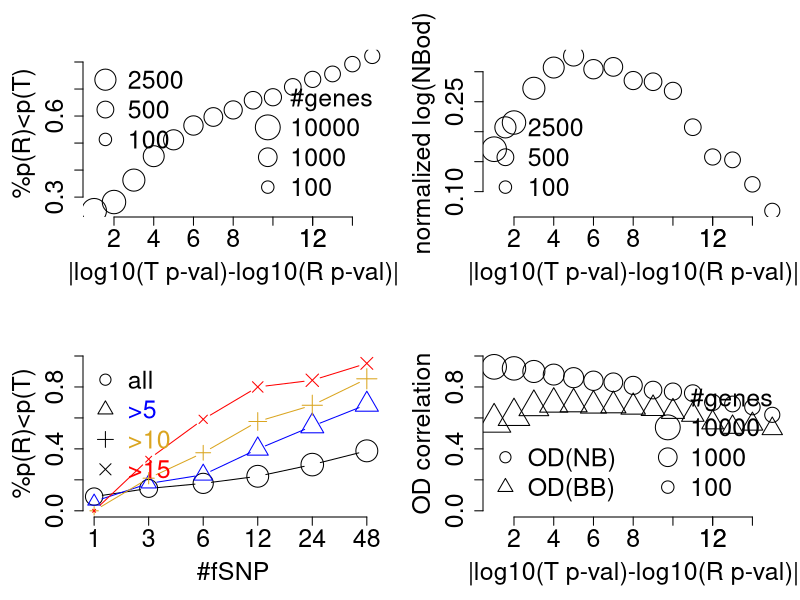
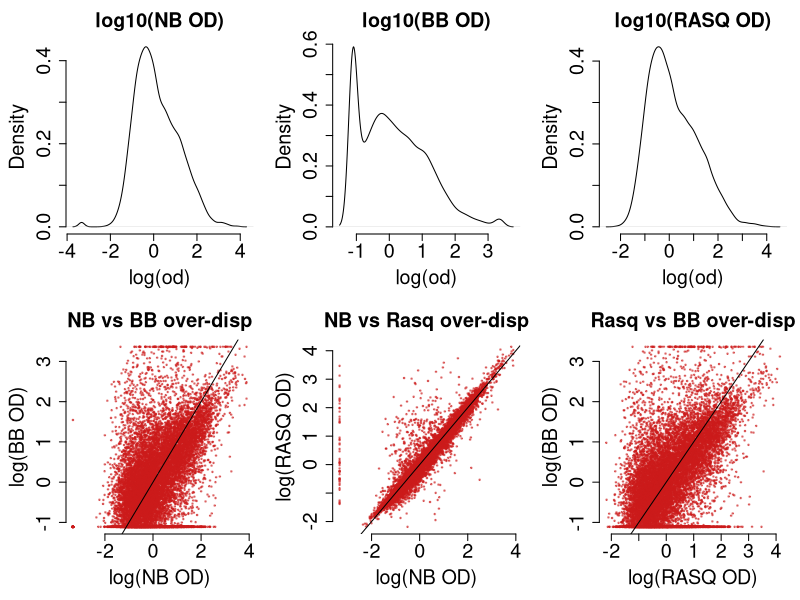
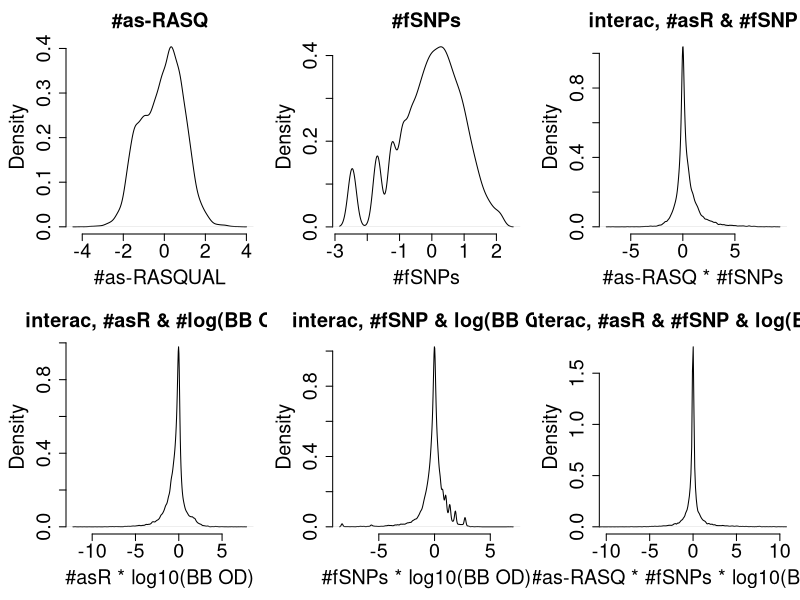
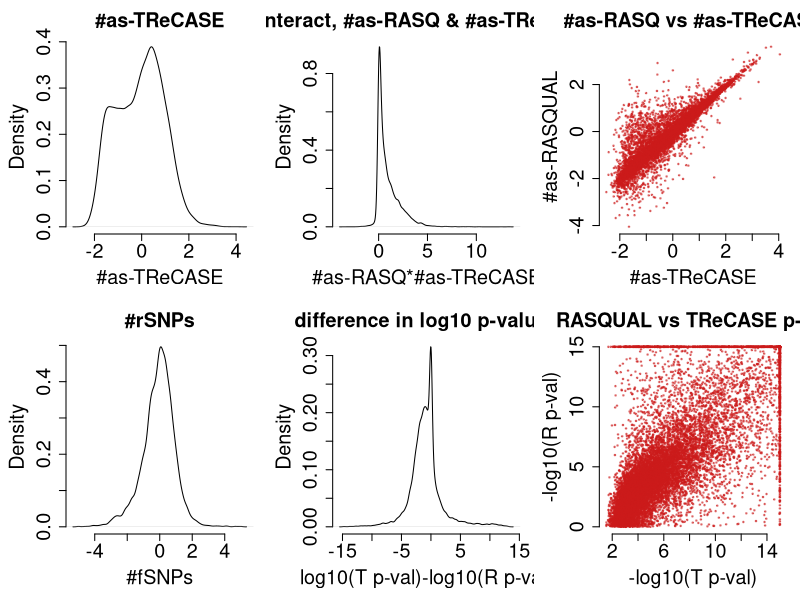
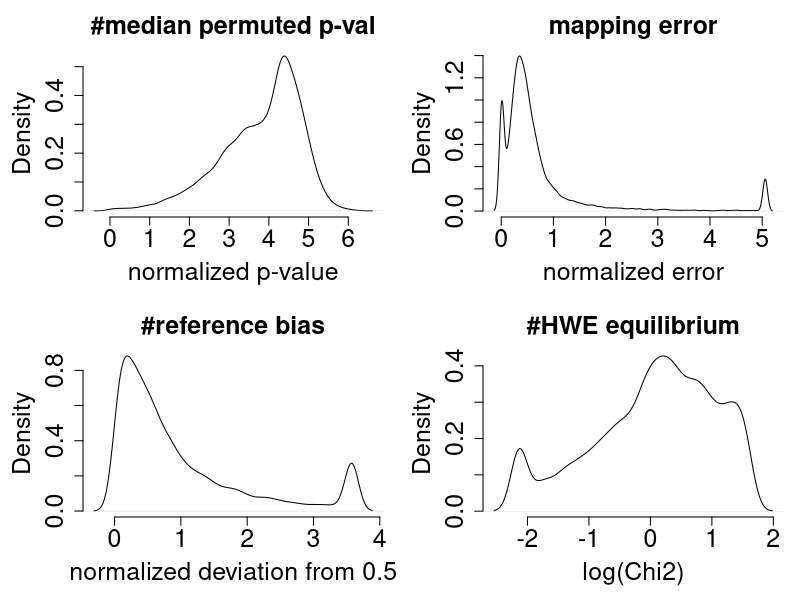
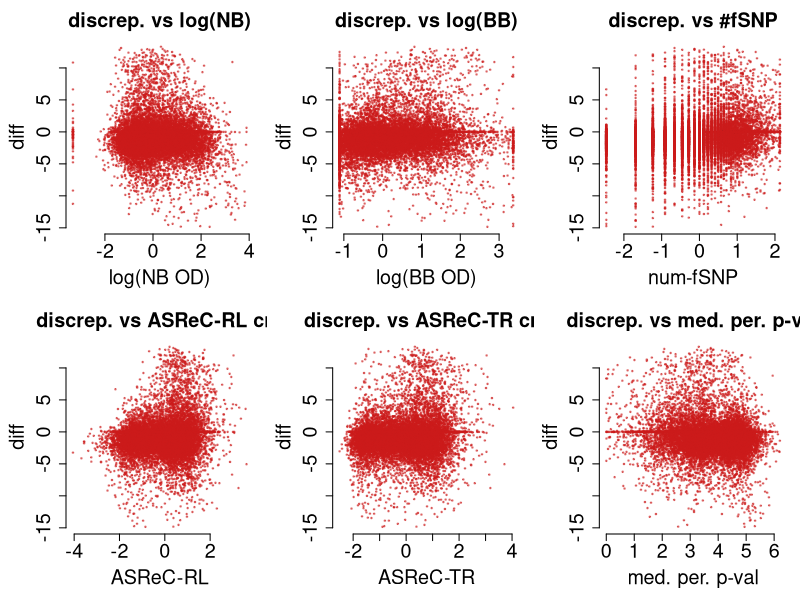
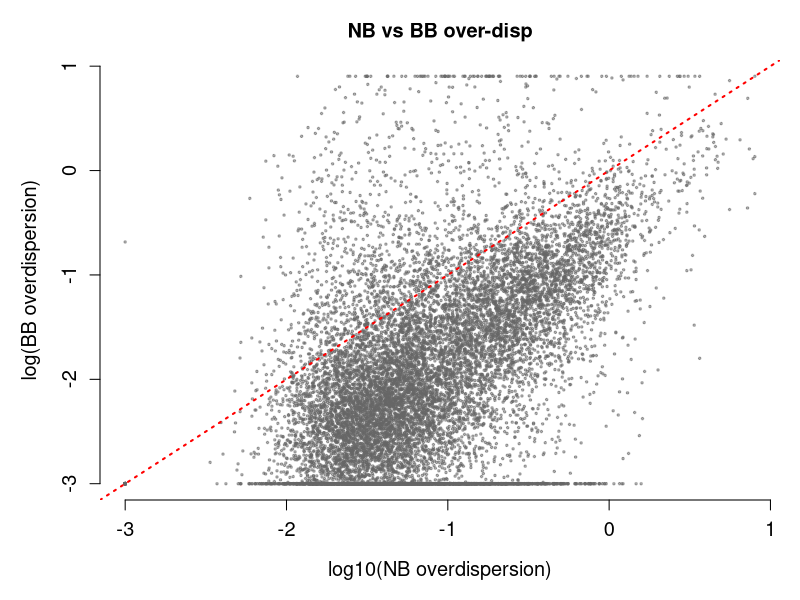
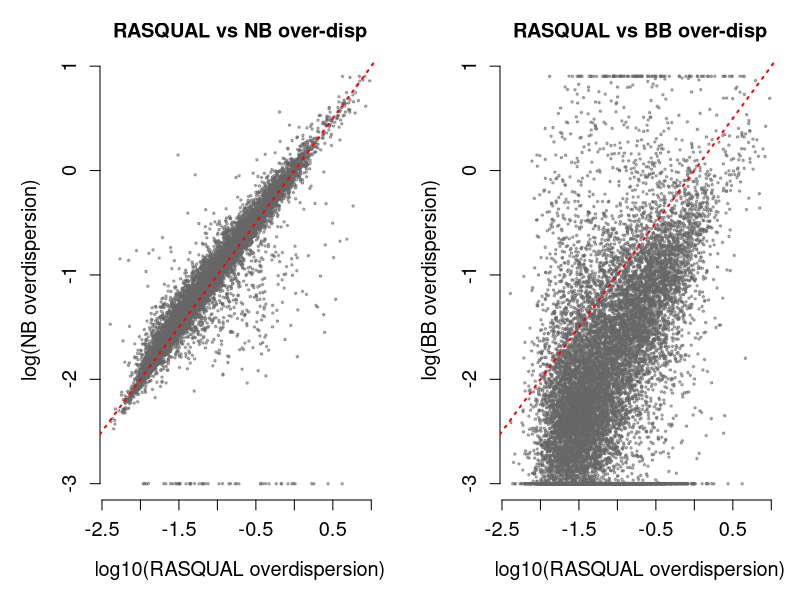

Write R code to recreate these figures, in order.
## ---- chunk 1
rasq = read.csv("linear_model_cov.csv")
rasq = rasq[!is.na(rasq$pvalT),]
dim(rasq)
rasq[1:2,]

rasq$qvalR = 10^rasq$qval
rasq$qvalT[rasq$qvalT<1e-100] = 1e-100
rasq$qvalR[rasq$qvalR<1e-100] = 1e-100
rasq$pvalT[rasq$pvalT<1e-100] = 1e-100
rasq$pvalR[rasq$pvalR<1e-100] = 1e-100
dim(rasq)

#rasq$rnlt = -log10(rasq$qvalR)
#rasq$tnlt = -log10(rasq$qvalT)
rasq$rnlt = -log10(rasq$pvalR)
rasq$tnlt = -log10(rasq$pvalT)

cent = function(x){
  med = median(x)
  (x-med)
}
norm = function(x){
  sd = sd(x)
  x/sd
}

odNB = rasq$odNB; odNB[odNB<1e-3]=1e-3; odNB[odNB>8]=8; 
odBB = rasq$odBB; odBB[odBB<1e-3]=1e-3; odBB[odBB>8]=8
odR = rasq$OD
lodNBp = log10(odNB); 
lodBBp = log10(odBB); 
lodRp = -log10(odR);
lodNB = cent(norm(lodNBp)); 
lodBB = cent(norm(lodBBp)); 
lodR = cent(norm(lodRp));



hiR = function(cuts, y){
   kp = abs(y)>cuts
   c(mean(y[kp]>0), sum(kp)) 
}
#show RASQUAL 
GfSNP = rasq$NfSNP
GfSNP[rasq$NfSNP>1]=3
GfSNP[rasq$NfSNP>2]=6
GfSNP[rasq$NfSNP>4]=12
GfSNP[rasq$NfSNP>8]=24
GfSNP[rasq$NfSNP>16]=48
cutoff = 25
rasq$rnlt[rasq$rnlt>cutoff] = cutoff
rasq$tnlt[rasq$tnlt>cutoff] = cutoff
y = rasq$rnlt-rasq$tnlt
z = y>0
kp0 = abs(y)>=0
kp1 = abs(y)>=1
kp5 = abs(y)>=5
kp10 = abs(y)>=10
kp15 = abs(y)>=15

ag0 = aggregate(z[kp0], by=list(GfSNP[kp0]), FUN=mean)
ag1 = aggregate(z[kp1], by=list(GfSNP[kp1]), FUN=mean)
ag5 = aggregate(z[kp5], by=list(GfSNP[kp5]), FUN=mean)
ag10 = aggregate(z[kp10], by=list(GfSNP[kp10]), FUN=mean)
ag15 = aggregate(z[kp15], by=list(GfSNP[kp15]), FUN=mean)

cg0 = aggregate(rep(1,sum(kp0)), by=list(GfSNP[kp0]), FUN=sum)
cg1 = aggregate(rep(1,sum(kp1)), by=list(GfSNP[kp1]), FUN=sum)
cg5 = aggregate(rep(1,sum(kp5)), by=list(GfSNP[kp5]), FUN=sum)
cg10 = aggregate(rep(1,sum(kp10)), by=list(GfSNP[kp10]), FUN=sum)
cg15 = aggregate(rep(1,sum(kp15)), by=list(GfSNP[kp15]), FUN=sum)
ind = 1:15
frR = sapply(ind, hiR, y=y)

numg = cors = cors2 = odnb = rep(0, length(ind))
for(i in ind){
  kpi = abs(y)>i
  numg[i] = sum(kpi)
  cors[i] = round((cor(lodR[kpi], lodNB[kpi])),2)
  cors2[i] = round((cor(lodR[kpi], lodBB[kpi])),2)
  odnb[i] = mean(lodNB[kpi])
}

## ---- chunk 2
cexes = 1.8
par(mfrow=c(2,2))
par(mar=c(5,5,3,1))

plot(ind, frR[1,], xlab="|log10(T p-val)-log10(R p-val)|", ylab="%p(R)<p(T)", 
main="", bty="n", cex.main=cexes, cex.lab=cexes, cex.axis=cexes, cex=log10(frR[2,]))
legend("bottomright", legend=c("#genes", 10^(4:2)), pt.cex=c(1, 4:2), 
       cex=cexes, bty="n", pch=c(NA, 1,1,1))
legend("topleft", legend=c(2500, 500, 100), pt.cex=log10(c(2500, 500, 100)), 
       cex=cexes, bty="n", pch=c(1,1,1))
axis(1, at=c(12), 12, cex.axis=cexes)

plot(ind, odnb, xlab="|log10(T p-val)-log10(R p-val)|", ylab="normalized log(NBod)", 
main="", bty="n", cex.main=cexes, cex.lab=cexes, cex.axis=cexes, cex=log10(frR[2,]))
legend("bottomleft", legend=c(2500, 500, 100), pt.cex=log10(c(2500, 500, 100)), 
       cex=cexes, bty="n", pch=c(1,1,1))
axis(1, at=c(12), 12, cex.axis=cexes)


x = 1:6
plot(x, ag0[,2], ylim=c(0,1), type="b", xlab="#fSNP", ylab="%p(R)<p(T)", 
      main="", bty="n", xaxt="n", cex=log10(cg0[,2]), 
      xlim=c(1,6.1), cex.main=cexes, cex.lab=cexes, cex.axis=cexes)
points(x, ag5[,2], col="blue", type="b", pch=2, cex=log10(cg5[,2]))
points(x, ag10[,2], col="goldenrod", type="b", pch=3, cex=log10(cg10[,2]))
points(x, ag15[,2], col="red", type="b", pch=4, cex=log10(cg15[,2]))
axis(1, at=x, ag0[,1], cex.lab=cexes, cex.axis=cexes)
legend("topleft", legend=c("all",">5", ">10", ">15"), 
text.col=c("black", "blue", "goldenrod", "red"), pch=c(1:4), bty="n", cex=cexes)


plot(ind, cors, cex=log10(numg), pch=1, bty="n", xlab="|log10(T p-val)-log10(R p-val)|", 
ylab="OD correlation", main="", cex.main=cexes, cex.lab=cexes, cex.axis=cexes, ylim=c(0,1))
points(ind, cors2, cex=log10(numg), pch=2)
axis(1, at=c(12), 12, cex.axis=cexes)
legend("bottomleft", c("OD(NB)", "OD(BB)"), bty="n", pch=c(1,2), cex=cexes)
legend("bottomright", legend=c("#genes", 10^(4:2)), 
       pt.cex=c(1, 4:2), cex=cexes, bty="n", pch=c(NA, 1,1,1))

## ---- chunk 3
#prepare covariates

NfSNP = rasq$NfSNP;
NfSNP[rasq$NfSNP>=60] = 60;
NfSNP = log(NfSNP)
NfSNP = cent(norm(NfSNP))

NrSNP = rasq$NrSNP;
NrSNP = log(NrSNP)
NrSNP = cent(norm(NrSNP))
NrSNP[NrSNP< -5] = -5
NrSNP[NrSNP> +5] =  5
#hist(NrSNP)

af = rasq$AF
af = norm(af)

hwec2 = rasq$HWEChisq; hwec2[hwec2<1e-2]=1e-2; hwec2[hwec2>30]=30;hwec2=log(hwec2)
hwec2 = norm(hwec2)

derr = rasq$DeltaErr; derr[derr<1e-10]=1e-10; derr[derr>0.01]=0.01
derr = norm(derr)
phib = abs(rasq$PhiBias-.5); phib[phib>.1]=.1
phib = norm(phib)

asT = rasq$asT
asT = cent(norm(log(asT)))

asR = cent(norm(log(rasq$asR)))

cutoff = 15
rasq$rnlt[rasq$rnlt>cutoff] = cutoff
rasq$tnlt[rasq$tnlt>cutoff] = cutoff
y = rasq$rnlt-rasq$tnlt


mpp = rasq$mpp
mpp[mpp<1e-5] = 1e-5
mpp = norm(mpp)

#interactions
i12 = asR*NfSNP
i13 = asR*lodBB
i23 = NfSNP*lodBB
i123 = asR*lodBB*NfSNP
#i123[i123< -10] = -10
#i123[i123>  10] = 10
ia14 = asT*asR
## ---- chunk 4
par(mfrow=c(2,3))
par(mar=c(5,5,3,1))

plot(density(lodNB), bty="n", main="log10(NB OD)", 
     xlab="log(od)", cex.main=cexes, cex.lab=cexes, cex.axis=cexes)
plot(density(lodBB), bty="n", main="log10(BB OD)", 
     xlab="log(od)", cex.main=cexes, cex.lab=cexes, cex.axis=cexes)
plot(density(lodR), bty="n", main="log10(RASQ OD)",
     xlab="log(od)", cex.main=cexes, cex.lab=cexes, cex.axis=cexes)
plot(lodNB, lodBB, main="NB vs BB over-disp", pch=20, cex=0.5, col=rgb(0.8,0.1,0.1,0.5), bty="n",
     xlab="log(NB OD)", ylab="log(BB OD)", cex.main=cexes, cex.lab=cexes, cex.axis=cexes)
abline(a=0, b=1)
plot(lodNB, lodR, main="NB vs Rasq over-disp", pch=20, cex=0.5, col=rgb(0.8,0.1,0.1,0.5), bty="n",
     xlab="log(NB OD)", ylab="log(RASQ OD)", cex.main=cexes, cex.lab=cexes, cex.axis=cexes)
abline(a=0, b=1)
plot(lodR, lodBB, main="Rasq vs BB over-disp", pch=20, cex=0.5, col=rgb(0.8,0.1,0.1,0.5), bty="n",
     xlab="log(RASQ OD)", ylab="log(BB OD)", cex.main=cexes, cex.lab=cexes, cex.axis=cexes)
abline(a=0, b=1)

## ---- chunk 5
par(mfrow=c(2,3))
par(mar=c(5,5,3,1))

plot(density(asR), bty="n", main="#as-RASQ", xlab="#as-RASQUAL", cex.main=cexes, cex.lab=cexes, cex.axis=cexes)
plot(density(NfSNP), bty="n", main="#fSNPs", xlab="#fSNPs", cex.main=cexes, cex.lab=cexes, cex.axis=cexes)
#plot(density(NrSNP), bty="n", main="#rSNPs", xlab="#fSNPs", cex.main=cexes, cex.lab=cexes, cex.axis=cexes)
plot(density(i12), bty="n", main="interac, #asR & #fSNP", 
     xlab="#as-RASQ * #fSNPs", cex.main=cexes, cex.lab=cexes, cex.axis=cexes)
plot(density(i13), bty="n", main="interac, #asR & #log(BB OD)", 
     xlab="#asR * log10(BB OD)", cex.main=cexes, cex.lab=cexes, cex.axis=cexes)
plot(density(i23), bty="n", main="interac, #fSNP & log(BB OD)", 
     xlab="#fSNPs * log10(BB OD)", cex.main=cexes, cex.lab=cexes, cex.axis=cexes)
plot(density(i123), bty="n", main="interac, #asR & #fSNP & log(BB OD0", xlim=c(-10,10),
     xlab="#as-RASQ * #fSNPs * log10(BB OD)", , cex.main=cexes, cex.lab=cexes, cex.axis=cexes)

## ---- chunk 6
par(mfrow=c(2,3))
par(mar=c(5,5,3,1))

plot(density(asT), bty="n", main="#as-TReCASE", 
     xlab="#as-TReCASE", cex.main=cexes, cex.lab=cexes, cex.axis=cexes)
plot(density(ia14), bty="n", main="interact, #as-RASQ & #as-TReCASE", 
     xlab="#as-RASQ*#as-TReCASE", cex.main=cexes, cex.lab=cexes, cex.axis=cexes)
plot(asT, asR, bty="n", main="#as-RASQ vs #as-TReCASE", pch=20, cex=0.5, col=rgb(0.8,0.1,0.1,0.5), bty="n", 
              xlab="#as-TReCASE", ylab="#as-RASQUAL", cex.main=cexes, cex.lab=cexes, cex.axis=cexes)

plot(density(NrSNP), bty="n", main="#rSNPs", 
     xlab="#fSNPs", cex.main=cexes, cex.lab=cexes, cex.axis=cexes)
plot(density(y), bty="n", main="difference in log10 p-values", 
     xlab="log10(T p-val)-log10(R p-val)", cex.main=cexes, cex.lab=cexes, cex.axis=cexes)
plot(rasq$tnlt, rasq$rnlt, bty="n", main="RASQUAL vs TReCASE p-val", pch=20, cex=0.5, col=rgb(0.8,0.1,0.1,0.5), bty="n", 
              xlab="-log10(T p-val)", ylab="-log10(R p-val)", cex.main=cexes, cex.lab=cexes, cex.axis=cexes)
#rasq$rnlt-rasq$tnlt") - negative implies TReCASE is more significant

## ---- chunk 7
par(mfrow=c(2,2))
par(mar=c(5,5,3,1))
plot(density(mpp), bty="n", main="#median permuted p-val", 
     xlab="normalized p-value", cex.main=cexes, cex.lab=cexes, cex.axis=cexes)
plot(density(derr), bty="n", main="mapping error", 
     xlab="normalized error", cex.main=cexes, cex.lab=cexes, cex.axis=cexes)
plot(density(phib), bty="n", main="#reference bias", 
     xlab="normalized deviation from 0.5", cex.main=cexes, cex.lab=cexes, cex.axis=cexes)
plot(density(hwec2), bty="n", main="#HWE equilibrium", 
     xlab="log(Chi2)", cex.main=cexes, cex.lab=cexes, cex.axis=cexes)
## ---- chunk 8
par(mfrow=c(2,3))
par(mar=c(5,5,3,1))

plot(lodNB, y, main="discrep. vs log(NB)", ylab="diff", pch=20, cex=0.5, col=rgb(0.8,0.1,0.1,0.5), 
     xlab="log(NB OD)", cex.main=cexes,  cex.lab=cexes, cex.axis=cexes, bty="n")
plot(lodBB, y, main="discrep. vs log(BB)", ylab="diff", pch=20, cex=0.5, col=rgb(0.8,0.1,0.1,0.5),  
     xlab="log(BB OD)", cex.main=cexes, cex.lab=cexes, cex.axis=cexes, bty="n")
plot(NfSNP, y, main="discrep. vs #fSNP", ylab="diff", pch=20, cex=0.5, col=rgb(0.8,0.1,0.1,0.5), 
     xlab="num-fSNP", cex.main=cexes, cex.lab=cexes, cex.axis=cexes, bty="n")
plot(asR, y, main="discrep. vs ASReC-RL cnt", ylab="diff",  pch=20, cex=0.5, col=rgb(0.8,0.1,0.1,0.5),
     xlab="ASReC-RL", cex.main=cexes, cex.lab=cexes,cex.axis=cexes, bty="n")
plot(asT, y, main="discrep. vs ASReC-TR cnt", ylab="diff",  pch=20, cex=0.5, col=rgb(0.8,0.1,0.1,0.5),
     xlab="ASReC-TR", cex.main=cexes, cex.lab=cexes, cex.axis=cexes, bty="n")
plot(mpp, y, main="discrep. vs med. per. p-val", ylab="diff",  pch=20, cex=0.5, col=rgb(0.8,0.1,0.1,0.5), 
     xlab="med. per. p-val", cex.main=cexes, cex.lab=cexes, cex.axis=cexes, bty="n")

## ---- chunk 9
#a function to fit model on a subset of genes

subset_fit = function(kp, digits=3){
  nms = c("log(OD_BB)", "ASReC_R", "n-fSNP", "ASReC_R:n-fSNP", "ASReC_R:log(OD_BB)",
   "n-fSNP:log(OD_BB)", "ASReC_R:n-fSNP:log(OD_BB)", "n-rSNP", "log(OD_NB)",
   "ASReC_T", "ASReC_T:ASReC_R", "AF", "Chi2-HWEC", "Map.Err", "Ref.Bias", "Med(perm-p)") 
  lm.2 = lm(y[kp]~lodBB[kp]+asR[kp]+NfSNP[kp]
             +i12[kp]+i13[kp]+i23[kp]+i123[kp]
             +NrSNP[kp]+lodNB[kp]+asT[kp]+ia14[kp]
             +af[kp]+hwec2[kp]+derr[kp]+phib[kp]+mpp[kp])
  names(lm.2$coefficients)[-1] = nms
  
  
  
  library(car)
  an.1 = anova(lm.2)
  tss = sum(an.1[,2])
  an.3 = Anova(lm.2, type="3")
  ano3 = cbind(round(100*an.3[,1]/tss,digits-2), format(an.3[,4], scientific=T, digits=digits-1))[-1,]
  
  
  lm.m0 = lm(y[kp]~1)
  lm.m1 = lm(y[kp]~lodBB[kp])
  lm.m2 = lm(y[kp]~asR[kp])
  lm.m3 = lm(y[kp]~NfSNP[kp])
  lm.m4 = lm(y[kp]~i12[kp])
  lm.m5 = lm(y[kp]~i13[kp])
  lm.m6 = lm(y[kp]~i23[kp])
  lm.m7 = lm(y[kp]~i123[kp])
  lm.m8 = lm(y[kp]~NrSNP[kp])
  lm.m9 = lm(y[kp]~lodNB[kp])
  lm.m10 = lm(y[kp]~asT[kp])
  lm.m11 = lm(y[kp]~ia14[kp])
  
  lm.m12 = lm(y[kp]~af[kp])
  lm.m13 = lm(y[kp]~hwec2[kp])
  lm.m14 = lm(y[kp]~derr[kp])
  lm.m15 = lm(y[kp]~phib[kp])
  lm.m16 = lm(y[kp]~mpp[kp])
  
  mr2 = 
  c(round(summary(lm.m0)$r.squared*100,digits-2), lm.m0$coef[1], summary(lm.m0)$coefficients[1,4],
  round(summary(lm.m1)$r.squared*100,digits-2), lm.m1$coef[2], summary(lm.m1)$coefficients[2,4],
  round(summary(lm.m2)$r.squared*100,digits-2), lm.m2$coef[2], summary(lm.m2)$coefficients[2,4],
  round(summary(lm.m3)$r.squared*100,digits-2), lm.m3$coef[2], summary(lm.m3)$coefficients[2,4],
  round(summary(lm.m4)$r.squared*100,digits-2), lm.m4$coef[2], summary(lm.m4)$coefficients[2,4],
  round(summary(lm.m5)$r.squared*100,digits-2), lm.m5$coef[2], summary(lm.m5)$coefficients[2,4],
  round(summary(lm.m6)$r.squared*100,digits-2), lm.m6$coef[2], summary(lm.m6)$coefficients[2,4],
  round(summary(lm.m7)$r.squared*100,digits-2), lm.m7$coef[2], summary(lm.m7)$coefficients[2,4],
  round(summary(lm.m8)$r.squared*100,digits-2), lm.m8$coef[2], summary(lm.m8)$coefficients[2,4],
  round(summary(lm.m9)$r.squared*100,digits-2), lm.m9$coef[2], summary(lm.m9)$coefficients[2,4],
  round(summary(lm.m10)$r.squared*100,digits-2), lm.m10$coef[2], summary(lm.m10)$coefficients[2,4],
  round(summary(lm.m11)$r.squared*100,digits-2), lm.m11$coef[2], summary(lm.m11)$coefficients[2,4],
  round(summary(lm.m12)$r.squared*100,digits-2), lm.m12$coef[2], summary(lm.m12)$coefficients[2,4],
  round(summary(lm.m13)$r.squared*100,digits-2), lm.m13$coef[2], summary(lm.m13)$coefficients[2,4],
  round(summary(lm.m14)$r.squared*100,digits-2), lm.m14$coef[2], summary(lm.m14)$coefficients[2,4],
  round(summary(lm.m15)$r.squared*100,digits-2), lm.m15$coef[2], summary(lm.m15)$coefficients[2,4],
  round(summary(lm.m16)$r.squared*100,digits-2), lm.m16$coef[2], summary(lm.m16)$coefficients[2,4])
  mr2 = t(matrix(mr2, nrow=3))
  
  tab = summary(lm.2)$coef
  tab[,1] = round(tab[,1],digits)
  tab[,2] = round(tab[,2],digits)
  tab = tab[,-3]
  tab = cbind(tab, mr2[,2], mr2[,3])
  tab[,3] = format(as.numeric(tab[,3]), scientific=T, digits=2)
  tab[,4] = round(as.numeric(tab[,4]), digits)
  tab[,5] = format(as.numeric(tab[,5]), scientific=T, digits=2)
  colnames(tab) = c("Est", "SE", "P-val", "Marg.Est", "Marg.P")
  #tab
  
  ano = an.1
  ano[,3] = round(100*ano[,2]/tss,digits-2)
  ano[,5] = format(ano[,5], scientific=T, digits=2)
  ano[,2] = round(ano[,2])
  ano = cbind(ano[,-c(1,4)], ano3)
  ano = ano[-17,]
  ano = cbind(ano, mr2[-1,1])
  rownames(ano) = names(lm.2$coefficients)[-1]
  colnames(ano)=c("SumSq", "Typ1per", "T1P-val", "Typ3per", "T3P-val", "Marg.R")
  #ano
  list(tab=tab, ano=ano, r2=summary(lm.2)$r.squared)
}


## ---- chunk 10
#with several cutoffs
#kp = abs(y)>=(cutoff-5)
cutsub = 0
kp = abs(y)>=cutsub
sum(kp)
resA = subset_fit(kp, digits=3)

resA$tab
resA$ano
resA$r2

write.csv(resA$ano, sprintf("anova_cut%s.csv", cutsub), quote=F)
write.csv(resA$tab, sprintf("model_cut%s.csv", cutsub), quote=F)

## ---- chunk 11
cutsub = 5
kp = abs(y)>=cutsub
sum(kp)
resA = subset_fit(kp)

resA$tab
resA$ano
resA$r2

write.csv(resA$ano, sprintf("anova_cut%s.csv", cutsub), quote=F)
write.csv(resA$tab, sprintf("model_cut%s.csv", cutsub), quote=F)

## ---- chunk 12
cutsub = cutoff-5
kp = abs(y)>=cutsub
sum(kp)
resA = subset_fit(kp)

resA$tab
resA$ano
resA$r2

write.csv(resA$ano, sprintf("anova_cut%s.csv", cutsub), quote=F)
write.csv(resA$tab, sprintf("model_cut%s.csv", cutsub), quote=F)

## ---- chunk 13
cutsub = 10
kp = abs(y)<cutsub
sum(kp)
resA = subset_fit(kp)

resA$tab
resA$ano
resA$r2

write.csv(resA$ano, sprintf("anova_less%s.csv", cutsub), quote=F)
write.csv(resA$tab, sprintf("model_less%s.csv", cutsub), quote=F)
## ---- chunk 14
cutsub = 5
kp = abs(y)<cutsub
sum(kp)
resA = subset_fit(kp)

resA$tab
resA$ano
resA$r2

write.csv(resA$ano, sprintf("anova_less%s.csv", cutsub), quote=F)
write.csv(resA$tab, sprintf("model_less%s.csv", cutsub), quote=F)

## ---- chunk 15
kp = abs(y)>5
lm.r = lm(lodR[kp]~lodBB[kp]+lodNB[kp]+lodBB[kp]:lodNB[kp])
odr = lm.r$residuals
lm.3 = lm(y[kp]~lodBB[kp]+asR[kp]+NfSNP[kp]
             +i12[kp]+i13[kp]+i23[kp]+i123[kp]
             +NrSNP[kp]+lodNB[kp]+asT[kp]+ia14[kp]+odr
             +af[kp]+hwec2[kp]+derr[kp]+phib[kp]+mpp[kp])
summary(lm.3)
anova(lm.r)
anova(lm.3)

## ---- chunk 16
cexes = 1.2
png("new_od_plot.png", height=4, width=4, res=300, units="in")
par(mar=c(5,5,3,1))
plot(lodNBp, lodBBp, main="NB vs BB over-disp", pch=20, cex=.5, col=rgb(0.4,0.4,0.4,0.5), bty="n",
     xlab="log10(NB overdispersion)", ylab="log(BB overdispersion)", cex.main=cexes, cex.lab=cexes, cex.axis=cexes)
abline(a=0, b=1, col="red", lwd=2, lty=3)
dev.off()

rasqS = trecS = rep(0, nrow(rasq))
rasqS[rasq$qvalR<5e-2] = 1
rasqS[rasq$qvalR<1e-3] = 2
rasqS[rasq$qvalR<1e-4] = 3
rasqS[rasq$qvalR<1e-5] = 4

trecS[rasq$qvalT<5e-2] = 1
trecS[rasq$qvalT<1e-3] = 2
trecS[rasq$qvalT<1e-4] = 3
trecS[rasq$qvalT<1e-5] = 4

table(rasqS, trecS)
## ---- chunk 17
cexes = 1.2
png("od_vs_rasq_plot.png", height=4, width=8, res=300, units="in")
par(mfrow=c(1,2))
par(mar=c(5,5,3,1))
plot(lodRp, lodNBp, main="RASQUAL vs NB over-disp", pch=20, cex=.5, col=rgb(0.4,0.4,0.4,0.5), bty="n",
     xlab="log10(RASQUAL overdispersion)", ylab="log(NB overdispersion)", cex.main=cexes, cex.lab=cexes, cex.axis=cexes)
abline(a=0, b=1, col="red", lwd=2, lty=3)

plot(lodRp, lodBBp, main="RASQUAL vs BB over-disp", pch=20, cex=.5, col=rgb(0.4,0.4,0.4,0.5), bty="n",
     xlab="log10(RASQUAL overdispersion)", ylab="log(BB overdispersion)", cex.main=cexes, cex.lab=cexes, cex.axis=cexes)
abline(a=0, b=1, col="red", lwd=2, lty=3)
dev.off()
